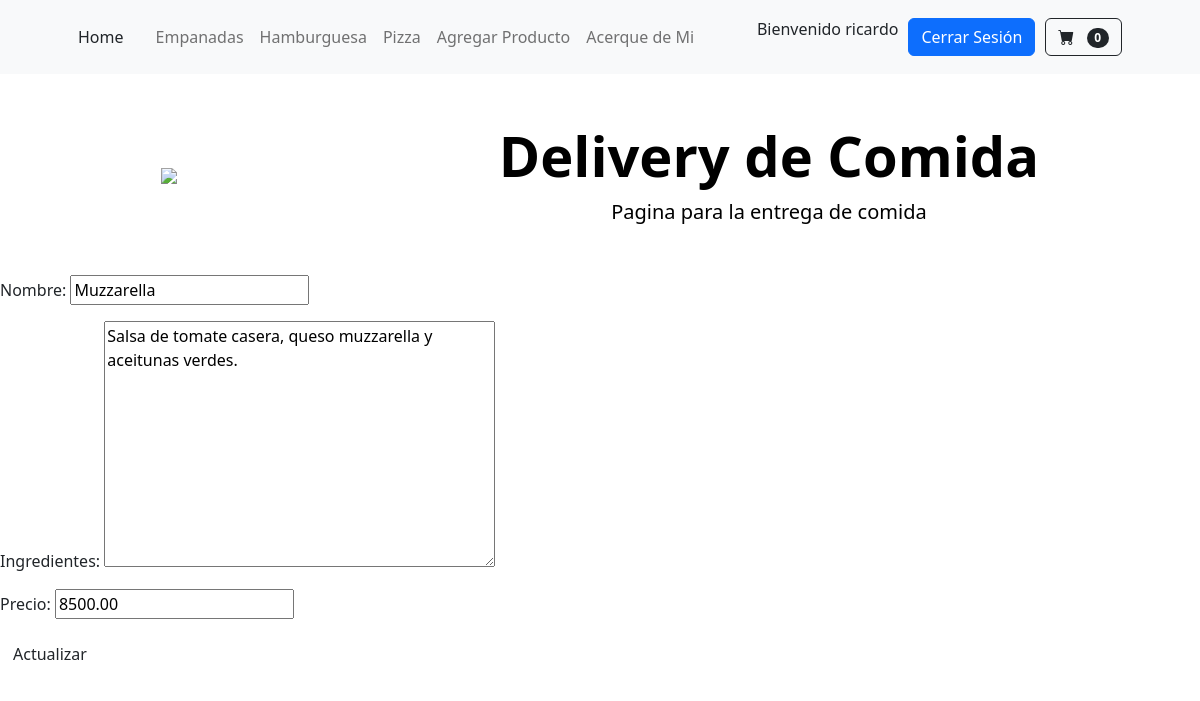
Page /app_coder/modifica_pizza/1 (signed in) on the earlier database version.
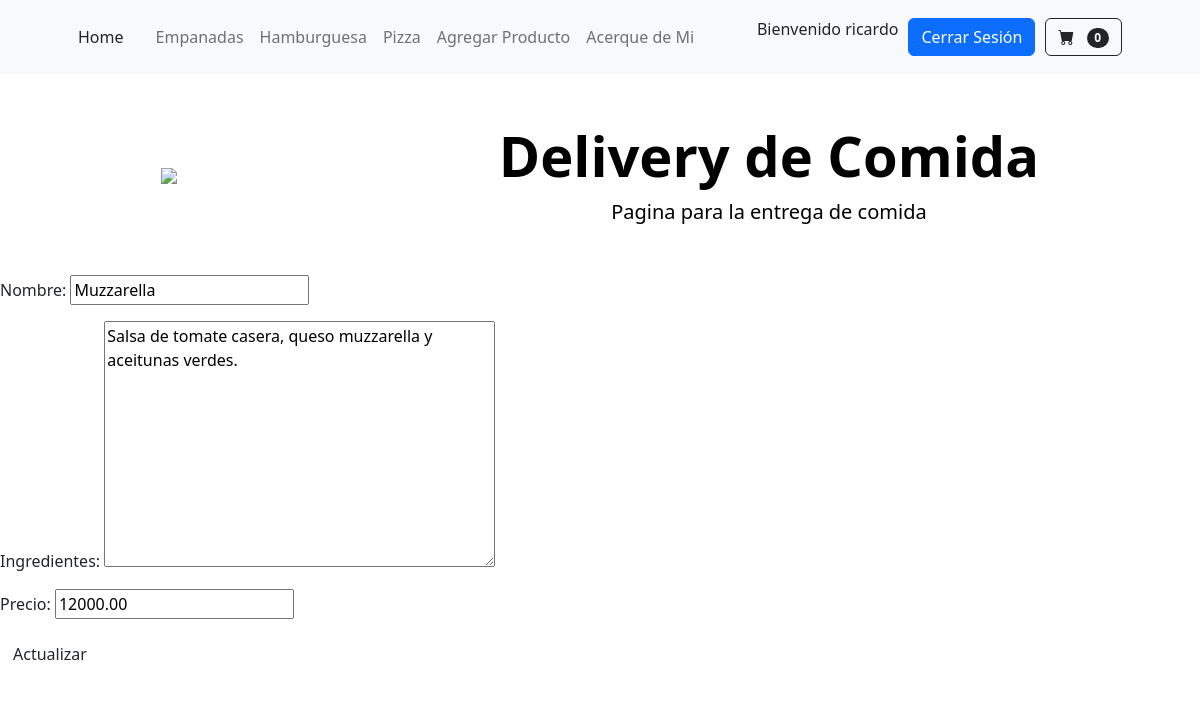
Same page on the later database version.
### app_coder/models.py (models this page shows, shortened)
class Pizza(models.Model):
    nombre = models.CharField(max_length=100)
    ingredientes = models.TextField()
    precio=models.DecimalField(max_digits=10, decimal_places=2)

### app_coder/views.py (the view)
# urls.py: path('modifica_pizza/<int:id>',editar_pizza, name='ModificarPizza'),
@login_required
def editar_pizza(req, id):
    pizza = Pizza.objects.get(id=id)
    if req.method == 'POST':
        mi_formulario = PizzaFormulario(req.POST)
        print (mi_formulario)
        if mi_formulario.is_valid():
            data = mi_formulario.cleaned_data
            pizza.nombre = data['nombre']
            pizza.ingredientes = data['ingredientes']
            pizza.precio = data['precio']
            pizza.save()
            return HttpResponseRedirect('/app_coder/')
        else:
            return render(req, "pizza_formulario.html", {'mi_formulario': mi_formulario})
    else:
        mi_formulario = PizzaFormulario(initial={
            'nombre': pizza.nombre,
            'ingredientes': pizza.ingredientes,
            'precio': pizza.precio
        })
    return render(req, 'editar_pizza.html', {'mi_formulario': mi_formulario, "id": pizza.id})

### app_coder/forms.py
class PizzaFormulario(forms.Form):
    nombre = forms.CharField(max_length=100)
    ingredientes = forms.CharField(widget=forms.Textarea)
    precio = forms.DecimalField(max_digits=10, decimal_places=2)

### app_coder/templates/editar_pizza.html (shortened to what this page needs)
{% extends 'padre.html' %}
{% block contenidoQueCambia %}
    <form action="{% url 'ModificarPizza' id %}" method="post"> {% csrf_token %}
        {{mi_formulario.as_p}}
        <div class="d-grid gap-2 d-md-block">
        <button class="btn btn-modificar" type="submit"">Actualizar</button>
        </form>
{% endblock contenidoQueCambia %}

Differences in the rows shown:
changed Pizza "Muzzarella": precio "8500.00" → "12000.00"
